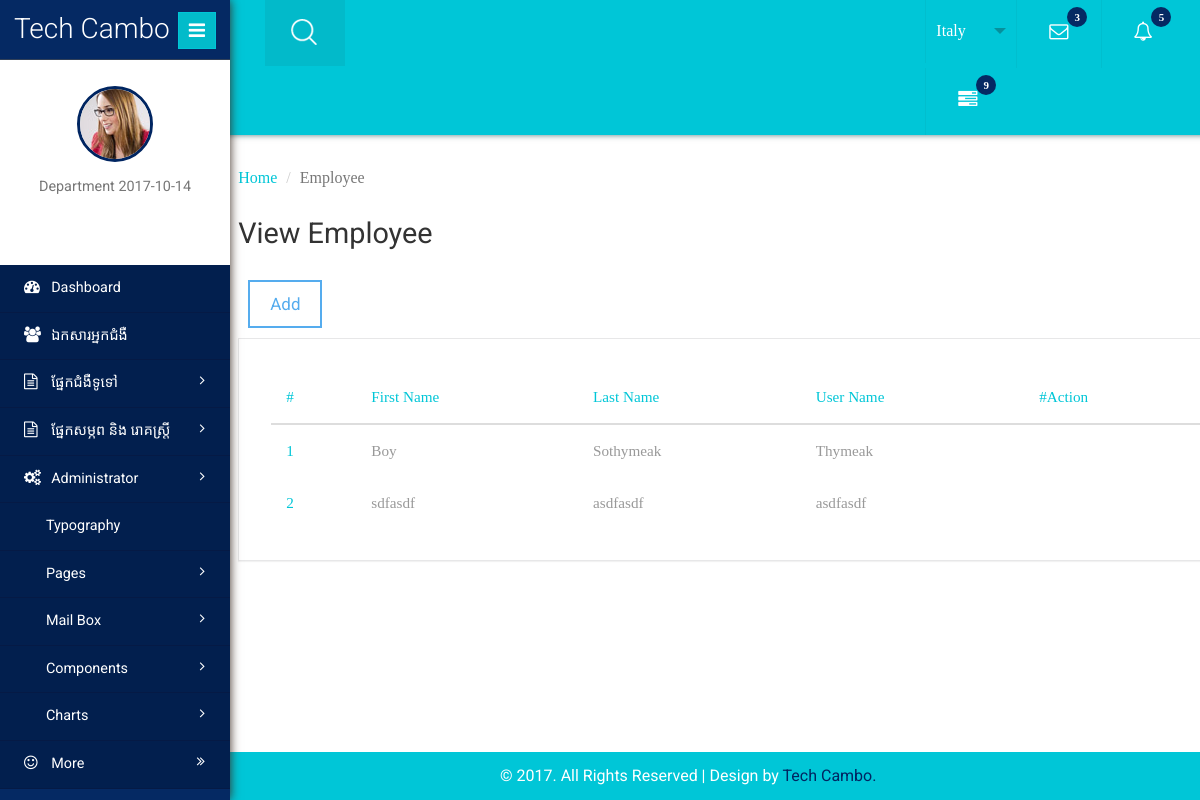
/index.php/admin/employee, run on the app's committed database.
### tables this page shows
CREATE TABLE `employees` (
  `empID` int(11) NOT NULL,
  `firstname` varchar(50) NOT NULL,
  `lastname` varchar(50) NOT NULL,
  `gender` char(1) NOT NULL,
  `department` varchar(150) NOT NULL,
  `username` varchar(150) NOT NULL,
  `password` varchar(150) NOT NULL,
  `phone` varchar(150) DEFAULT NULL,
  `isActive` char(1) NOT NULL
);

### application/controllers/admin.php (called while the page is built, shortened)
<?php
class Admin extends CI_Controller {
    public function __construct() {
        $this->load->model('employee_model');
        $this->load->model('customer_model');
        $this->load->model('letterin_model');
        $this->load->model('test_model');
    }
    public function employee() {
        $data = array();
        $data['content'] = '/employee/employee';
        $data['current_page'] = 'Employee';
        $data['listEmployee'] = $this->employee_model->get_all_employees();
        $this->load->view('admin', $data);
    }
}

### index.php (called while the page is built, shortened)
<?php
require_once BASEPATH.'core/CodeIgniter.php';

### application/models/employee_model.php (called while the page is built, shortened)
<?php
class Employee_model extends CI_Model {
    public function get_all_employees() {
        $this->db->select('*');
        $this->db->from('employees');
        $this->db->where('isActive', 'Y');
        $query = $this->db->get();
        return $query->result();
    }
}
?>

### application/views/employee/employee.php (the view, shortened to what this page needs)
<div class="sub-heard-part">
    <ol class="breadcrumb m-b-0">
        <li><a href="<?php echo base_url() ?>">Home</a></li>
        <li class="active"><?php echo $current_page ?></li>
    </ol>
</div>
<div class="forms-main">
    <h2 class="inner-tittle">View Employee </h2>
    <a class="btn blue" href="<?php echo base_url() ?>admin/addEmployee">Add</a>
    <div class="graph">
        <div class="tables">
            <table class="table table-hover">
                <thead>
                    <tr>
                        <th>#</th>
                        <th>First Name</th>
                        <th>Last Name</th>
                        <th>User Name</th>
                        <th>#Action</th>
                    </tr>
                </thead>
                <tbody>
                    <?php $row = 0;
                    foreach ($listEmployee as $value) {
                        $row += 1; ?>
                        <tr>
                            <th scope="row"><?php echo $row ?></th>
                            <td><?php echo $value->firstname ?></td>
                            <td><?php echo $value->lastname ?></td>
                            <td><?php echo $value->username ?></td>
                            <td>
                                <a class="tooltips" onclick="btnDelete('<?php echo $value->username ?>', '<?php echo $value->empID ?>')" style="color: red !important;">
                                    <i class="lnr lnr-trash"></i>
                                </a>
                            </td>
                        </tr>
<?php } ?>
                </tbody>
            </table>
        </div>
    </div>
</div>

### public/css/bars.css (style rules this page uses)
body { margin: 0; font-family: 'montserrat'; }

### data on the page
employees: firstname "Boy", lastname "Sothymeak", username "Thymeak"
employees: firstname "sdfasdf", lastname "asdfasdf", username "asdfasdf"

### other printed values
$current_page "Employee"
